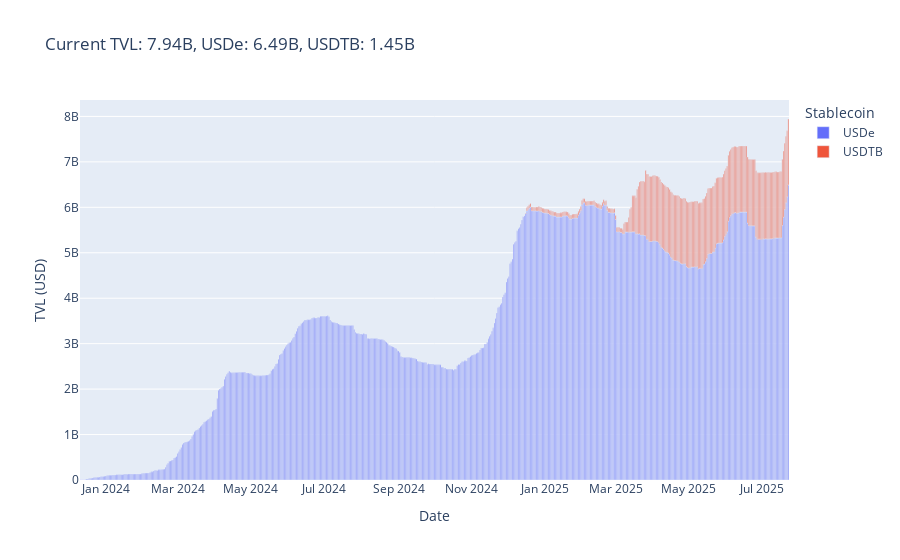

The cell this chart's notebook holds for it:
### Markdown cell above
### 1. TVL

### Code cell
query = """
SELECT * FROM llama.circulating
"""
df= pd.read_sql(query, engine)

l = df['time'].max()

tvl_usde = df[
    (df['time'] == l) & (df['id'] == 146)
]['circulating'].sum()

tvl_usdtb = df[
    (df['time'] == l) & (df['id'] == 221)
]['circulating'].sum()

tvl = tvl_usde + tvl_usdtb


n_chains_usde = df[
    (df['time'] == l) & (df['id'] == 146)
]['chain'].nunique()
n_chains_usdtb = df[
    (df['time'] == l) & (df['id'] == 221)
]['chain'].nunique()


df = df.groupby(['time', 'id']).agg(
    tvl=('circulating', 'sum')
).reset_index().replace({146: 'USDe', 221: 'USDTB'})

fig = px.bar(df, x="time", y="tvl", color="id", title=f"Current TVL: {tvl/1e9:.2f}B, USDe: {tvl_usde/1e9:.2f}B, USDTB: {tvl_usdtb/1e9:.2f}B",labels="")
fig.update_layout(
    xaxis_title="Date",
    yaxis_title="TVL (USD)",
    legend_title_text="Stablecoin"
)
fig.show()

### Figure 1 — Plotly figure (JSON) as saved in the notebook; plotly's stock layout.template omitted (floating-point values rounded to 4 significant figures; data arrays with more than 128 entries replaced by an {"elided": "..."} marker saying what was removed)
{"data": [{"hovertemplate": "id=USDe<br>time=%{x}<br>tvl=%{y}<extra></extra>", "legendgroup": "USDe", "marker": {"color": "#636efa", "pattern": {"shape": ""}}, "name": "USDe", "orientation": "v", "showlegend": true, "textposition": "auto", "type": "bar", "x": {"elided": "591 str values"}, "xaxis": "x", "y": {"elided": "591 int values"}, "yaxis": "y"}, {"hovertemplate": "id=USDTB<br>time=%{x}<br>tvl=%{y}<extra></extra>", "legendgroup": "USDTB", "marker": {"color": "#EF553B", "pattern": {"shape": ""}}, "name": "USDTB", "orientation": "v", "showlegend": true, "textposition": "auto", "type": "bar", "x": {"elided": "222 str values"}, "xaxis": "x", "y": {"elided": "222 int values"}, "yaxis": "y"}], "layout": {"barmode": "relative", "legend": {"title": {"text": "Stablecoin"}, "tracegroupgap": 0}, "title": {"text": "Current TVL: 7.94B, USDe: 6.49B, USDTB: 1.45B"}, "xaxis": {"anchor": "y", "domain": [0, 1], "title": {"text": "Date"}}, "yaxis": {"anchor": "x", "domain": [0, 1], "title": {"text": "TVL (USD)"}}}}
